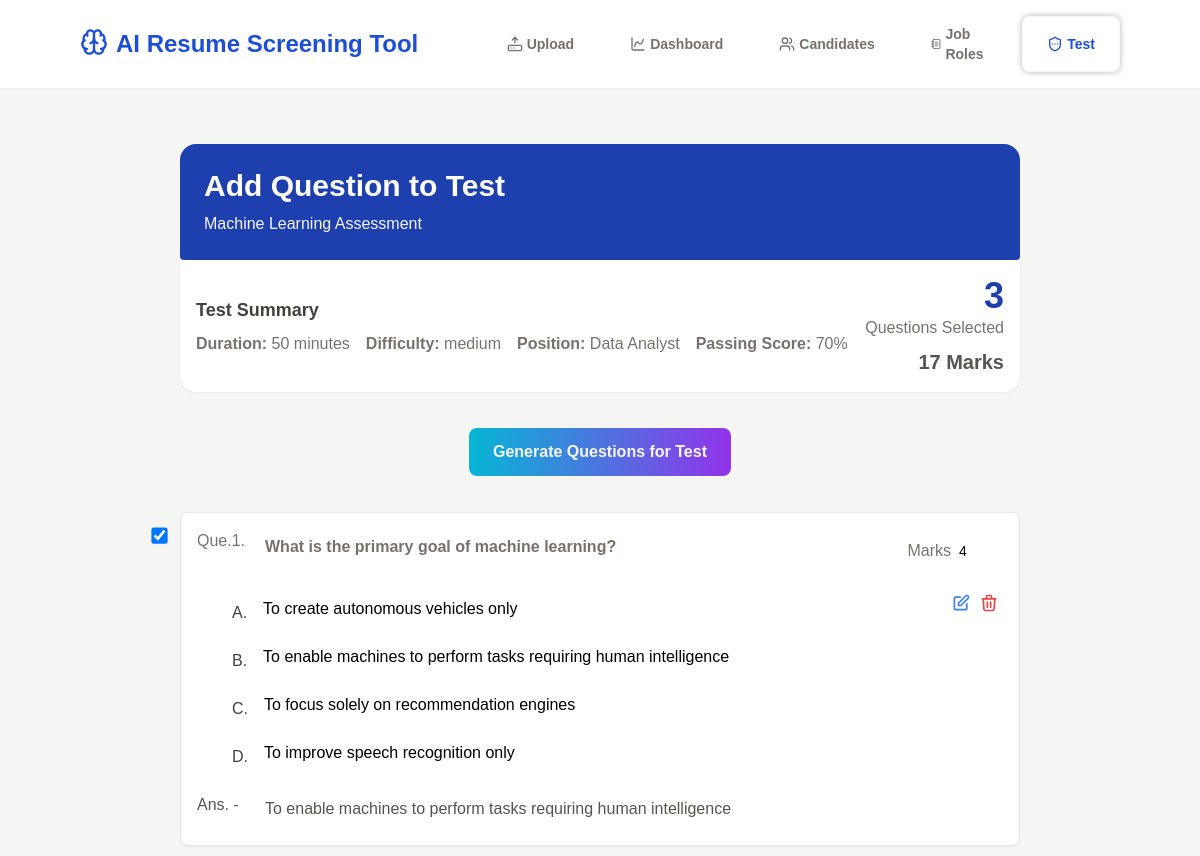
Page /test/manage_test/17 (upper part) on the earlier database version.
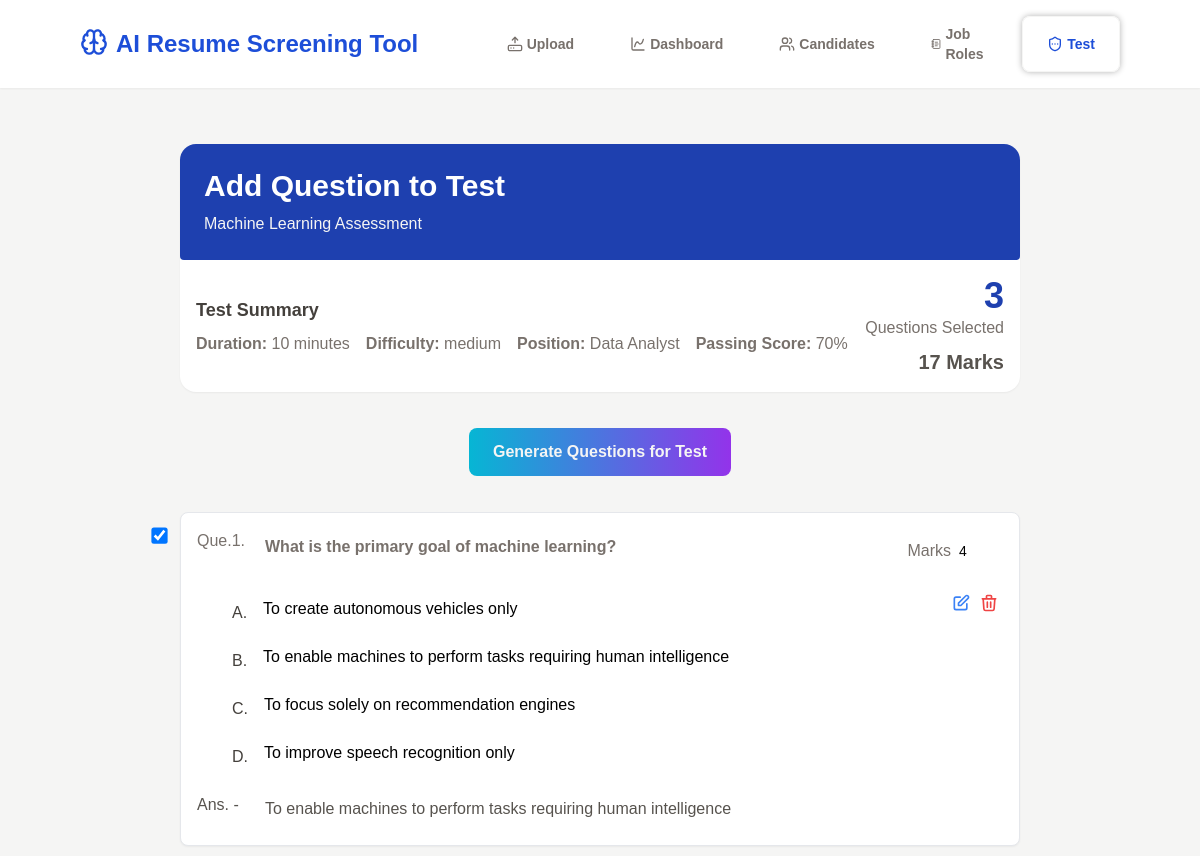
Same page on the later database version.
### organize_test/models.py (models this page shows, shortened)
class newTest(models.Model):
    DIFFICULTY_CHOICES = {
        ('easy', 'Easy'),
        ('medium', 'Medium'),
        ('hard', 'Hard'),
    }
    title = models.CharField(max_length=200)
    position = models.ForeignKey(Position, on_delete=models.SET_NULL, null=True, blank=True)
    description = models.TextField()
    difficulty = models.CharField(max_length=20, choices=DIFFICULTY_CHOICES)
    duration = models.IntegerField(help_text='Duration in minutes')
    passing_score = models.IntegerField(help_text='Passing score percentage')
    created_at = models.DateTimeField(auto_now_add=True)

class Position(models.Model):
    title = models.CharField(max_length=200)
    description = models.TextField(blank=True, null=True)
    def __str__(self):
        return self.title

### organize_test/views.py (the view)
# urls.py: path('manage_test/<int:test_id>', views.manage_test, name='manage_test'),
def manage_test(request, test_id):
    test = newTest.objects.get(id=test_id)
    questions = QuestionModel.objects.filter(test=test)
    selected_ids = questions.filter(is_selected=True).values_list('id', flat=True)
    context = {
        'test': test,
        'questions': questions,
        'selected_ids': list(selected_ids),
    }
    return render(request, 'manage_test.html', context)

### organize_test/templates/manage_test.html (shortened to what the changed rows need)
{% extends "screening.html" %}
{% block content %}
<div class="bg-white rounded-2xl shadow-sm">
    <div class="flex flex-col gap-2 p-6 bg-blue-800 rounded-b rounded-2xl">
        <p class='text-white text-3xl font-semibold'>Add Question to Test</p>
        <p class='text-stone-100'>{{test.title}}</p>
    </div>
    <div class="flex justify-between py-4 px-4">
        <div class="flex flex-col justify-center gap-2">
            <div class='flex gap-4'>
                <p>
                    <span class='text-stone-500 font-semibold'>Duration: </span><span class='text-stone-500'>{{test.duration}} minutes</span>
                </p>
                <p>
                    <span class='text-stone-500 font-semibold'>Difficulty: </span><span class='text-stone-500'>{{test.difficulty}}</span>
                </p>
                <p>
                    <span class='text-stone-500 font-semibold'>Position: </span><span class='text-stone-500'>{{test.position}}</span>
                </p>
                <p>
                    <span class='text-stone-500 font-semibold'>Passing Score: </span><span class='text-stone-500'>{{test.passing_score}}%</span>
                </p>
            </div>
        </div>
    </div>
</div>
{% endblock %}

Differences in the rows shown:
changed newTest "Machine Learning Assessment": duration "50" → "10"
